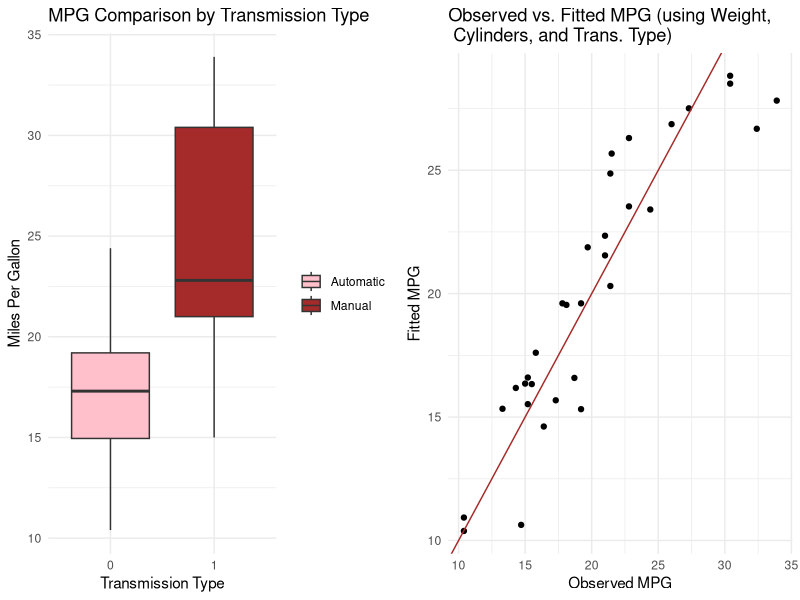
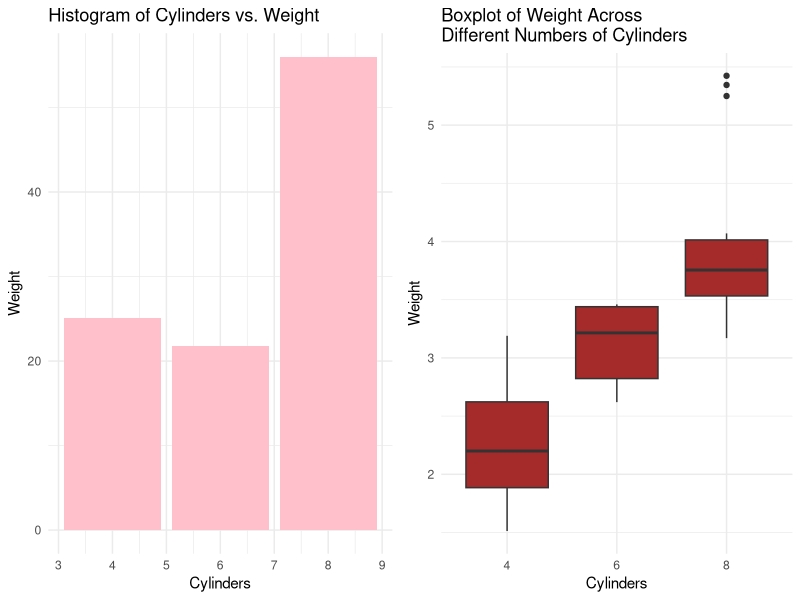

Here is the R script that generated these plots, in order:
## ---- chunk 1
# Install and load required packages
required_packages <- c("knitr", "kableExtra", "dplyr", "ggplot2", "gridExtra")

new_packages <- required_packages[!(required_packages %in% installed.packages()[,"Package"])]
if(length(new_packages)) install.packages(new_packages)

library(knitr)
library(kableExtra)
library(dplyr)
library(ggplot2)
library(gridExtra)

knitr::opts_chunk$set(echo = FALSE)
cat("
<style>
.slides * {
  font-size: 14px !important; /* Smaller font size to fit more content */
}

/* Reduce the bottom margin of all headers */
.slides h1, .slides h2, .slides h3, .slides h4, .slides h5, .slides h6 {
  margin-bottom: 10px; /* Adjust this value as needed */
}

/* Reduce the top margin of unordered and ordered lists */
.slides ul, .slides ol {
  margin-top: 0px; /* Adjust this value as needed */
}
</style>
", file = "styles.css")


## ---- chunk 2
# Load the mtcars dataset
data(mtcars)

# Displaying summary statistics in two parts
summary_statistics_part1 <- summary(mtcars[,1:6])
summary_statistics_part2 <- summary(mtcars[,7:11])

# Use kable to present these statistics
kable(summary_statistics_part1, format = "html") %>%
  kable_styling(bootstrap_options = c("striped", "hover"), full_width = FALSE)

kable(summary_statistics_part2, format = "html") %>%
  kable_styling(bootstrap_options = c("striped", "hover"), full_width = FALSE)

## ---- chunk 3
library(ggplot2)
library(gridExtra)

# Boxplot comparing mpg for manual and automatic transmissions using ggplot2
boxplot_mpg <- ggplot(mtcars, aes(x=factor(am), y=mpg, fill=factor(am))) +
  geom_boxplot() +
  labs(title="MPG Comparison by Transmission Type",
       x="Transmission Type", y="Miles Per Gallon") +
  scale_fill_manual(values=c("pink", "brown"), labels=c("Automatic", "Manual")) +
  theme_minimal() +
  theme(legend.title=element_blank())

# Linear model plot
model <- lm(mpg ~ wt + cyl + as.factor(am), data=mtcars)
mtcars$predicted_mpg <- predict(model)

plot_lm <- ggplot(mtcars, aes(x=mpg, y=predicted_mpg)) +
  geom_point() +
  geom_abline(intercept=0, slope=1, color="brown") +
  labs(title="Observed vs. Fitted MPG (using Weight,\n Cylinders, and Trans. Type)",
       x="Observed MPG", y="Fitted MPG") +
  theme_minimal()

# Combine plots side by side using gridExtra
grid.arrange(boxplot_mpg, plot_lm, ncol=2)

## ---- chunk 4
# Histogram of Cylinders vs. Weight
histogram <- ggplot(mtcars, aes(x = cyl, y = wt)) +
  geom_histogram(stat = "identity", fill = "pink", bins = 10) +
  labs(title = "Histogram of Cylinders vs. Weight",
       x = "Cylinders", y = "Weight") +
  theme_minimal()

# Boxplot of Weight across different numbers of cylinders
boxplot <- ggplot(mtcars, aes(x = factor(cyl), y = wt)) +
  geom_boxplot(fill = "brown") +
  labs(title = "Boxplot of Weight Across\nDifferent Numbers of Cylinders",
       x = "Cylinders", y = "Weight") +
  theme_minimal()

# Display both plots
grid.arrange(histogram, boxplot, ncol = 2)
